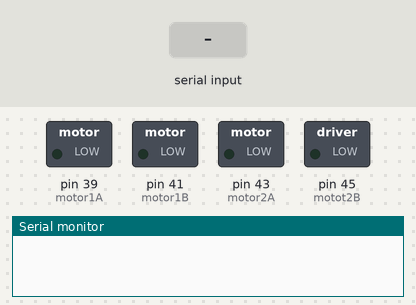
This sketch was run on a simulated Arduino Mega 2560, built with avr-gcc and run on an emulated ATmega2560. On the bench: switched loads named in the sketch (green lamp = pin HIGH), the last lines printed to the serial monitor. The test bench sets the inputs (shaded band).

Above: at 1.2 s.
1.3 s: "30,150\n" received over Serial
At 2.2 s:
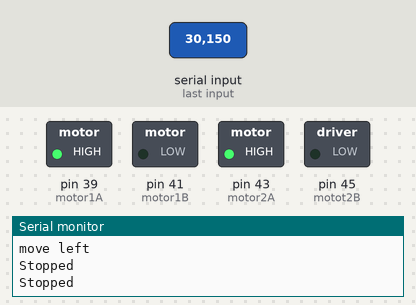
3.8 s: "90,45\n" received over Serial
At 4.2 s:
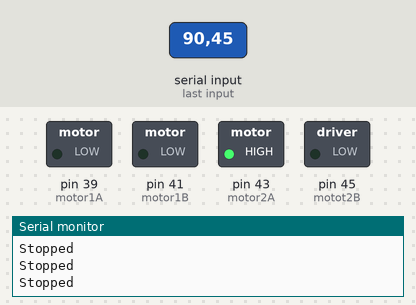
5.8 s: "2\n" received over Serial
At 6.2 s:
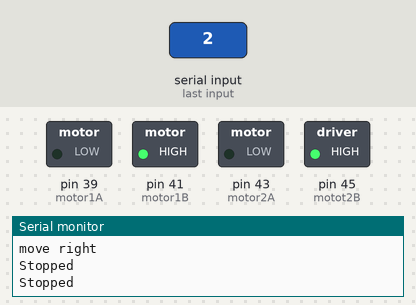
Timing chart, 0 to 8.8 s (numbered marks = the images above; inputs shaded):
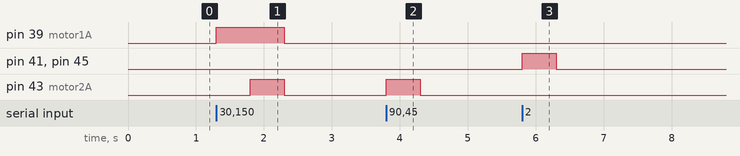

Measured:
- after the input at 1.3 s, pin 39 (motor1A): LOW → HIGH at once, → LOW 1.0 s later; pin 43 (motor2A): LOW → HIGH after 0.50 s, → LOW 0.50 s later
- after the input at 3.8 s, pin 43 (motor2A): LOW → HIGH at once, → LOW 0.50 s later
- after the input at 5.8 s, pin 41 (motor1B), pin 45 (motot2B): LOW → HIGH at once, → LOW 0.50 s later

The sketch:

simple_relay.ino
```cpp
void setup() {
  Serial.begin(115200);
  pinMode(39, OUTPUT);//motor1A
  pinMode(41, OUTPUT);//motor1B
  pinMode(43, OUTPUT);//motor2A
  pinMode(45, OUTPUT);//motot2B
}

void loop() {
  digitalWrite(41, LOW);
  digitalWrite(43, LOW);
  digitalWrite(39, LOW);
  digitalWrite(45, LOW);

  int angle = 0;
  if (Serial.available()) {

    int what = (Serial.read() - '0');


    if (what == 1) {
      digitalWrite(39, HIGH);// forward
      digitalWrite(43, HIGH);
      delay(500);
      digitalWrite(39, LOW);
      digitalWrite(43, LOW);
      Serial.println("forward");
    }
    else if (what == 2) {// reverse
      digitalWrite(41, HIGH);
      digitalWrite(45, HIGH);
      delay(500);
      digitalWrite(41, LOW);
      digitalWrite(45, LOW);
      Serial.println("reverse");
    }
    else if (what == 3) {//left
      digitalWrite(39, HIGH);
      delay(500);
      digitalWrite(39, LOW);
      Serial.println("move left");
    }
    else if (what == 4) {//right
      digitalWrite(43, HIGH);
      delay(500);
      digitalWrite(43, LOW);
      Serial.println("move right");
    }
    else { //stop
      digitalWrite(41, LOW);
      digitalWrite(43, LOW);
      digitalWrite(39, LOW);
      digitalWrite(45, LOW);

      Serial.println("Stopped");
    }
  }

  //Serial.println("Done, bro!");
}
```
